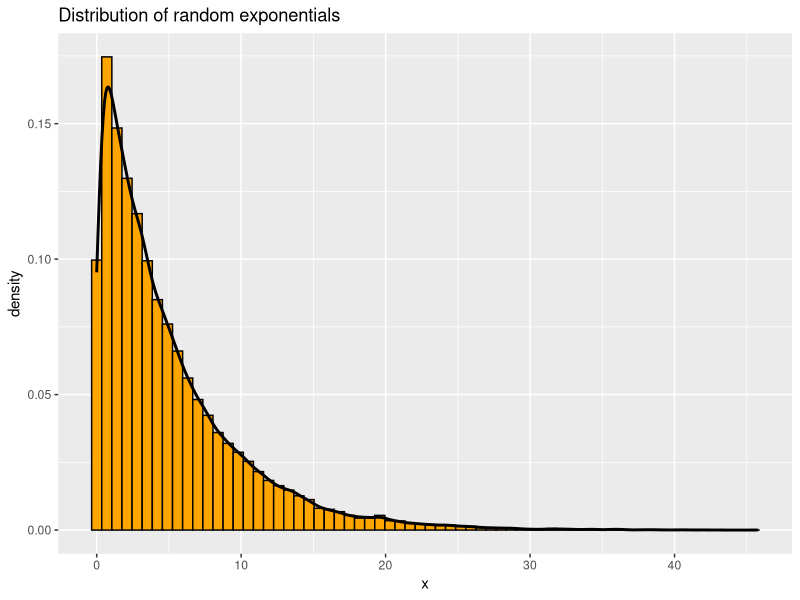
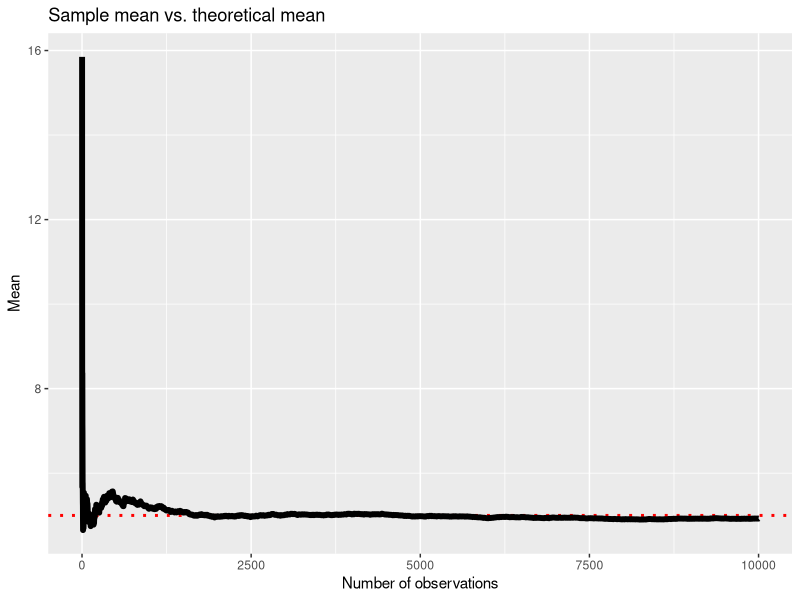
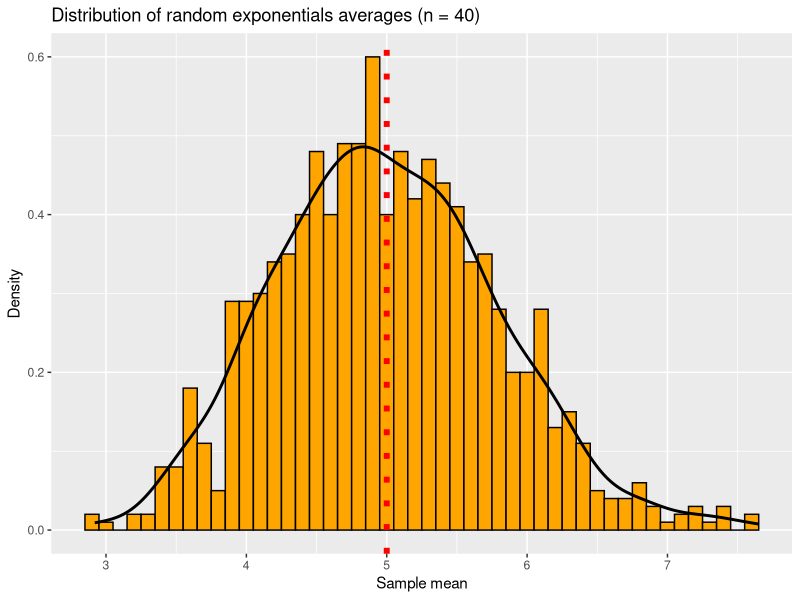
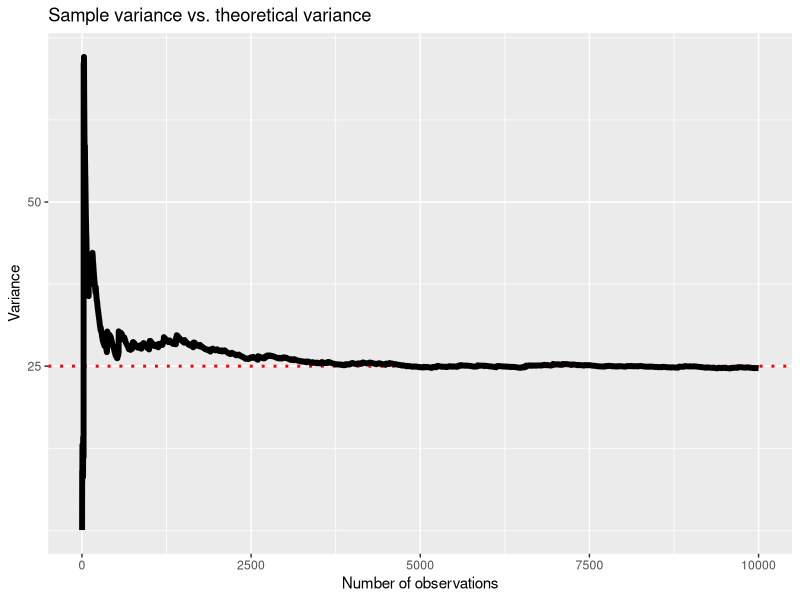
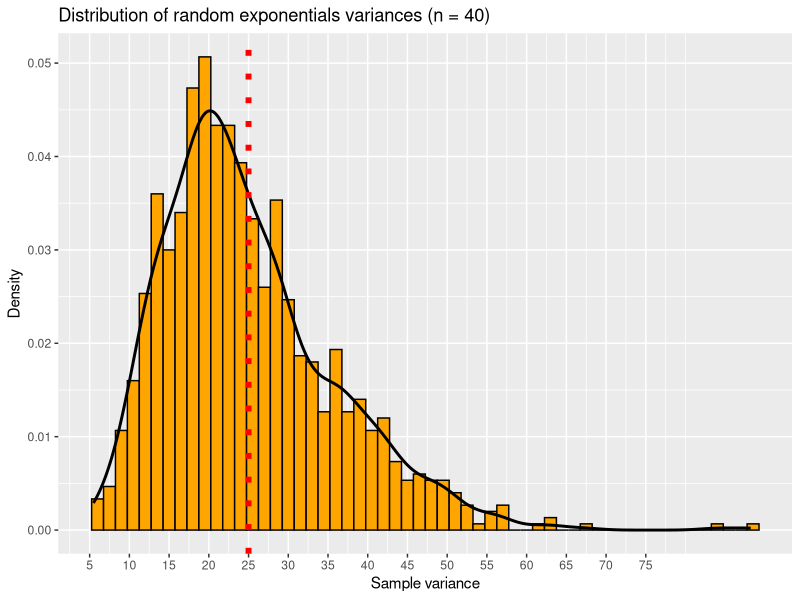
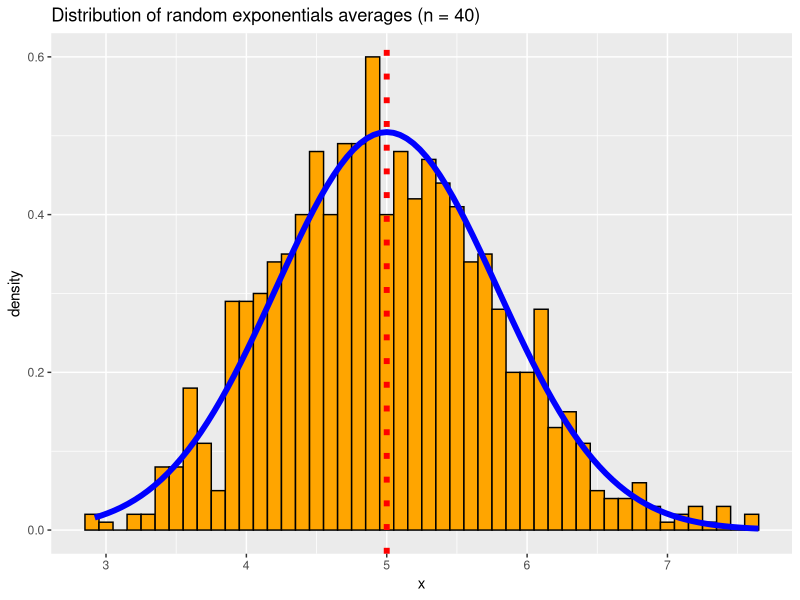
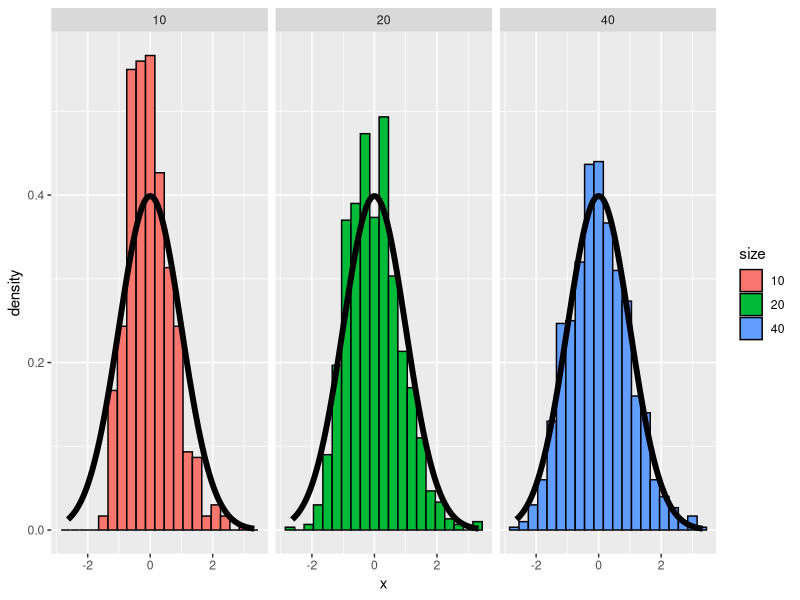

Here is the R script that generated these plots, in order:
## ---- chunk 1
lambda <- 0.2
theoretical.mean <- 1/lambda
theoretical.sd <- 1/lambda
## ---- chunk 2
n <- 40
nsim <- 1000
## ---- chunk 3
simulation.data_raw <- rexp(n * nsim, lambda)
simulation.data_matrix <- matrix(simulation.data_raw, ncol = n)
## ---- chunk 4
library(ggplot2)
ggplot(data = data.frame(x = simulation.data_raw), aes(x = x, y = ..density..)) + 
    geom_histogram(binwidth = 0.7, color = "black", fill = "orange") +
    geom_density(lwd = 1) +
    ggtitle("Distribution of random exponentials")
## ---- chunk 5
nmeans <- 10000
means <- cumsum(rexp(nmeans, lambda)) / (1  : nmeans)
ggplot(data.frame(x = 1 : nmeans, y = means), aes(x = x, y = y)) + 
    geom_hline(yintercept = theoretical.mean, linetype = "dotted", color = "red", lwd = 1) +
    geom_line(size = 2) +
    labs(x = "Number of observations", y = "Mean") +
    ggtitle("Sample mean vs. theoretical mean")
## ---- chunk 6
simulation.means <- apply(simulation.data_matrix, 1, mean)
## ---- chunk 7
# plot a distribution of a large collection of averages
ggplot(data = data.frame(x = simulation.means), aes(x = x)) + 
    geom_histogram(binwidth = 0.1, color = "black", fill = "orange",  aes(y = ..density..)) +
    scale_x_continuous(breaks = 0:10) +
    geom_density(lwd = 1) +
    geom_vline(xintercept = theoretical.mean, linetype = "dotted", color = "red", lwd = 2) +
    labs(x = "Sample mean", y = "Density") +
    ggtitle("Distribution of random exponentials averages (n = 40)")
## ---- chunk 8
theoretical.var <- theoretical.sd**2
## ---- chunk 9
nvars <- 10000
randoms <- rexp(nvars, lambda)
vars <- sapply(2:nvars, function(i) var(randoms[1:i]))
ggplot(data.frame(x = 2 : nvars, y = vars), aes(x = x, y = y)) + 
   geom_hline(yintercept = theoretical.var, linetype = "dotted", color = "red", lwd = 1) +
   geom_line(size = 2) +
   scale_y_continuous(breaks = seq(25, 50, 25)) +
   labs(x = "Number of observations", y = "Variance") +
   ggtitle("Sample variance vs. theoretical variance")
## ---- chunk 10
simulation.vars <- apply(simulation.data_matrix, 1, var)
## ---- chunk 11
# plot a distribution of a large collection of averages
ggplot(data = data.frame(x = simulation.vars), aes(x = x)) + 
    geom_histogram(binwidth = 1.5, color = "black", fill = "orange",  aes(y = ..density..)) +
    scale_x_continuous(breaks = seq(0, 75, 5)) +
    geom_density(lwd = 1) +
    geom_vline(xintercept = theoretical.var, linetype = "dotted", color = "red", lwd = 2) +
    labs(x = "Sample variance", y = "Density") +
    ggtitle("Distribution of random exponentials variances (n = 40)")
## ---- chunk 12
theoretical.means_sd <- theoretical.sd/sqrt(n)
## ---- chunk 13
ggplot(data = data.frame(x = simulation.means), aes(x = x)) + 
    geom_histogram(binwidth = 0.1, color = "black", fill = "orange",  aes(y = ..density..)) +
    stat_function(fun = dnorm, size = 2, color = "blue", args = list(mean = theoretical.mean, sd = theoretical.means_sd)) +
    #scale_x_continuous(limits = c(2, 8.5), breaks = 0:10) +
    geom_vline(xintercept = theoretical.mean, linetype = "dotted", color = "red", lwd = 2) +
    ggtitle("Distribution of random exponentials averages (n = 40)")
## ---- chunk 14
norm <- function(x, n) sqrt(n) * (mean(x) - theoretical.mean) / theoretical.sd
## ---- chunk 15
dat <- data.frame(
    x = c(apply(matrix(rexp(10 * nsim, lambda), nsim), 1, norm, 5),
          apply(matrix(rexp(20 * nsim, lambda), nsim), 1, norm, 15),
          apply(matrix(rexp(n * nsim, lambda), nsim), 1, norm, n)
    ),
    size = factor(rep(c(10, 20, n), rep(nsim, 3))))
g <- ggplot(dat, aes(x = x, fill = size)) + geom_histogram(binwidth=.3, colour = "black", aes(y = ..density..)) 
g <- g + stat_function(fun = dnorm, size = 2)
g + facet_grid(. ~ size)
